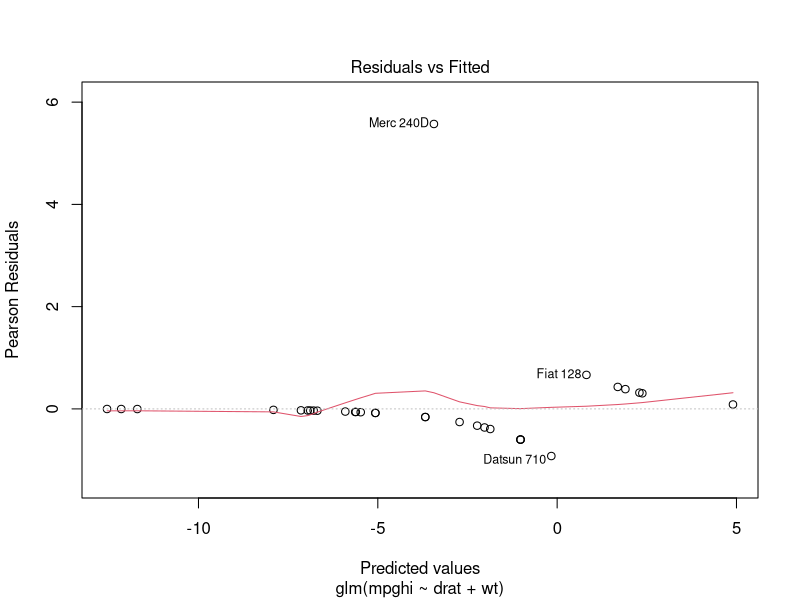
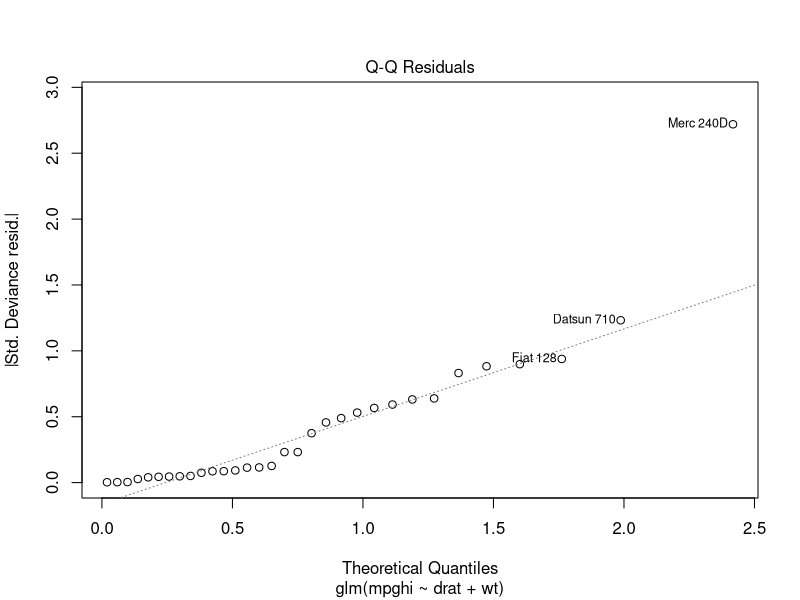
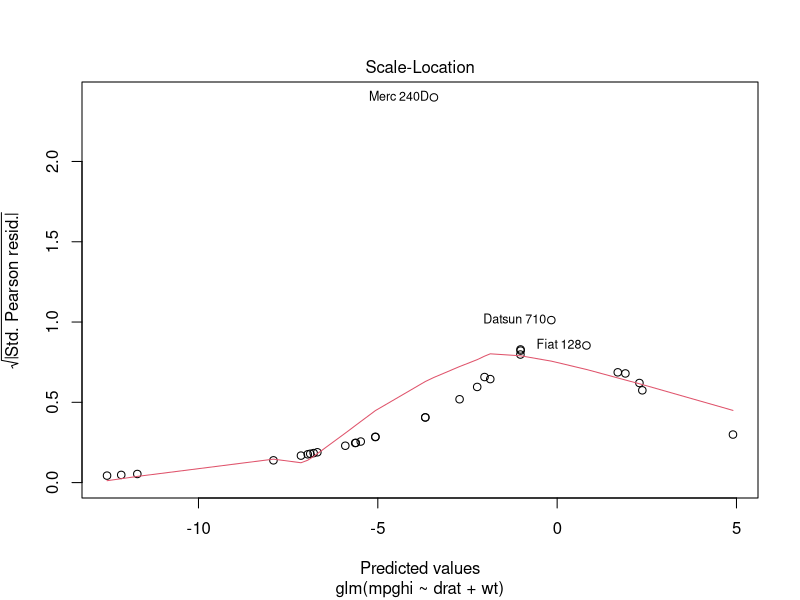
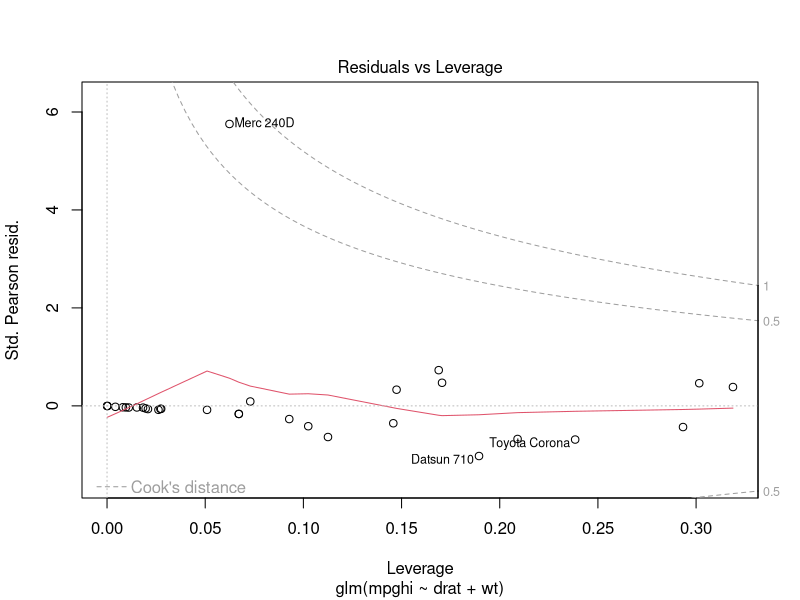
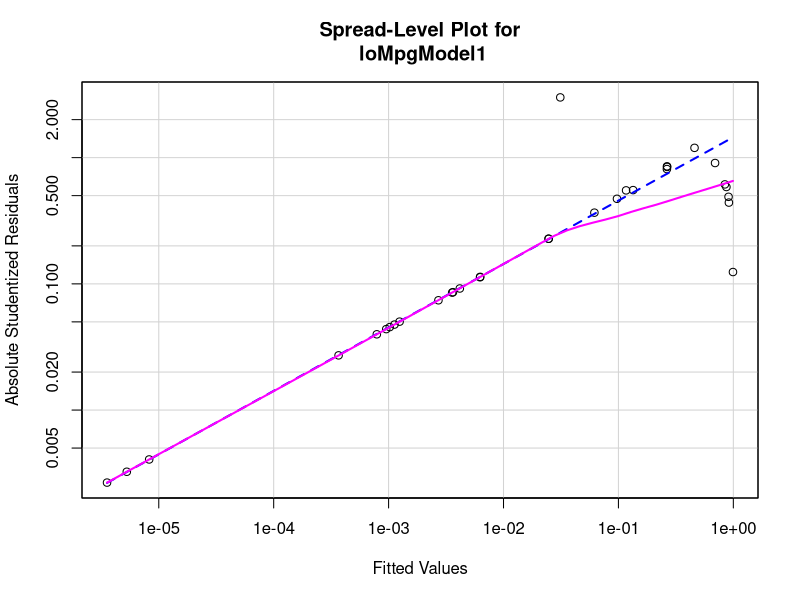
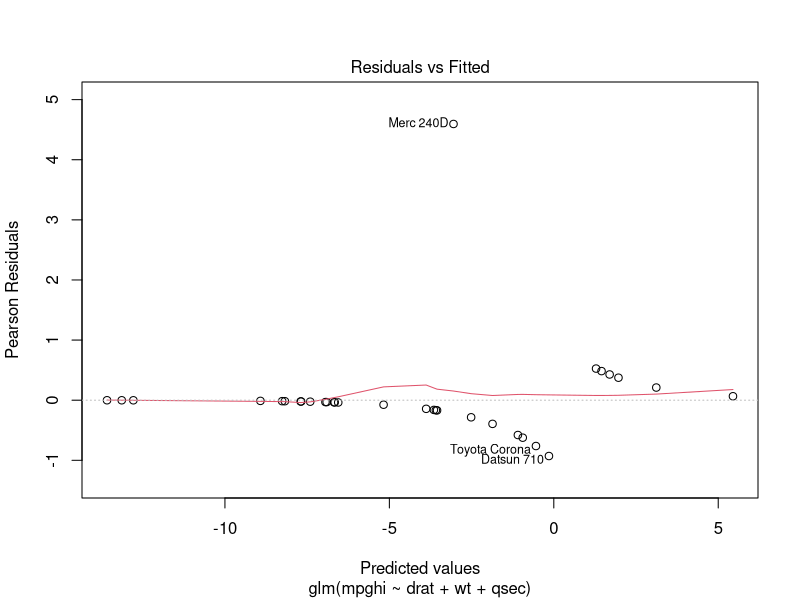
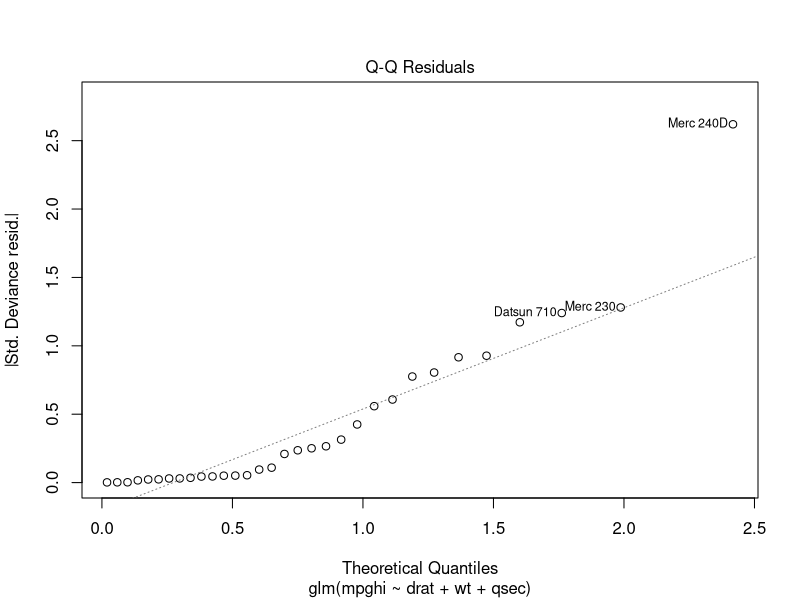
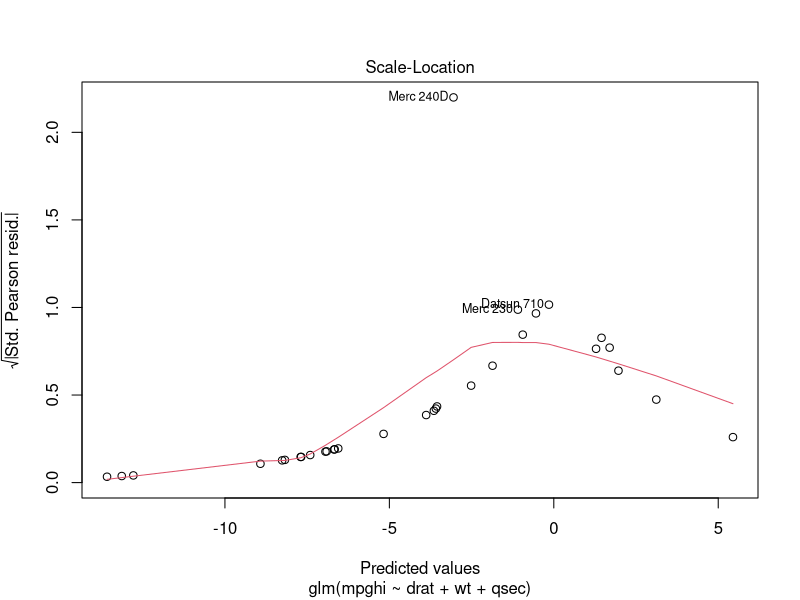

Recreate these plots in R, in order. (Note: this script raises an error after producing the figures.)
# Code to run & test logistic regression models ----
# code by: b.anderson@soton.ak.uk (@dataknut)


# R has a very useful built-in dataset called mtcars
# http://stat.ethz.ch/R-manual/R-devel/library/datasets/html/mtcars.html

# A data frame with 32 observations on 11 variables.
# [, 1] 	mpg 	Miles/(US) gallon
# [, 2] 	cyl 	Number of cylinders
# [, 3] 	disp 	Displacement (cu.in.)
# [, 4] 	hp 	Gross horsepower
# [, 5] 	drat 	Rear axle ratio
# [, 6] 	wt 	Weight (1000 lbs)
# [, 7] 	qsec 	1/4 mile time
# [, 8] 	vs 	V/S
# [, 9] 	am 	Transmission (0 = automatic, 1 = manual)
# [,10] 	gear 	Number of forward gears
# [,11] 	carb 	Number of carburetors 

rm(list = ls()) 
# Load required packages ----
x <- c("rms", # more regression tools
       "car" # regression tools
       )
       
# do this to install them first if needed
#install.packages(x)
print("Loading required packages")

# be careful - this will return a FALSE if a package doesn't load but the script will NOT stop!
lapply(x, require, character.only = T)

# Functions ----

# This creates a function called logisticPseudoR2s().  
# Usage: logisticPseudoR2s(myLogisticModel)  
# From: Field, A. P., Miles, J., and Field, Z. C. (2012). Discovering statistics using R: and sex and drugs and rock ’n’ roll. London: Sage


logisticPseudoR2s <- function(LogModel) {
  dev <- LogModel$deviance 
  nullDev <- LogModel$null.deviance 
  modelN <-  length(LogModel$fitted.values)
  R.hl <-  1 -  dev / nullDev
  R.cs <- 1- exp ( -(nullDev - dev) / modelN)
  R.n <- R.cs / ( 1 - ( exp (-(nullDev / modelN))))
  cat("Pseudo R^2 for logistic regression\n")
  cat("Hosmer and Lemeshow R^2  ", round(R.hl, 3), "\n")
  cat("Cox and Snell R^2        ", round(R.cs, 3), "\n")
  cat("Nagelkerke R^2           ", round(R.n, 3),    "\n")
}

# load mtcars ----
mtcars <- mtcars

summary(mtcars)

#create a binary variable (high mpg)
mtcars$mpghi <- 0
mtcars$mpghi[mtcars$mpg > 22.8] <- 1

table(mtcars$mpghi, mtcars$gear, useNA = "always")

# Run a simple logit ----
loMpgModel1 <- glm(formula = mpghi ~ drat + wt, 
                  family = binomial(logit), mtcars)

summary(loMpgModel1)

# use confint to report confidence intervals with bonferroni corrected level
bc_p <- 0.05/length(loMpgModel1$coefficients)
confint(loMpgModel1, level = 1 - bc_p)

# save results as log odds
# the cbind function simply 'glues' the columns together side by side
loMpgModel1ResultsLO <- cbind(LogOdds = coef(loMpgModel1), 
                             confint(loMpgModel1, level = 1 - bc_p))

# convert the log odds given by summary() to odds ratios (easier to understand)
# combine the results and save
loMpgModel1ResultsOR <- exp(cbind(OddsRatio = coef(loMpgModel1), 
                                 confint(loMpgModel1, level = 1 - bc_p)))


# Diagnostics:  ----
# Independence of errors
durbinWatsonTest(loMpgModel1)
# if p < 0.05 then a problem as implies autocorrelation

# Collinearity (vif)
vif(loMpgModel1)
# if any values > 10 -> problem

# Collinearity (tolerance)
1/vif(loMpgModel1)
# if any values < 0.2 -> possible problem
# if any values < 0.1 -> definitely a problem

# Diagnostic plots ----
plot(loMpgModel1)
# requires library(car)
spreadLevelPlot(loMpgModel1)

# Run a second slightly different model ----

loMpgModel2 <- glm(formula = mpghi ~ drat + wt + qsec, 
                   family = binomial(logit), mtcars)

# Diagnostics: ----
# Independence of errors
durbinWatsonTest(loMpgModel2)
# if p < 0.05 then a problem as implies autocorrelation

# Collinearity (vif)
vif(loMpgModel2)
# if any values > 10 -> problem

# Collinearity (tolerance)
1/vif(loMpgModel2)
# if any values < 0.2 -> possible problem
# if any values < 0.1 -> definitely a problem

# Diagnostic plots ----
plot(loMpgModel2)
# requires library(car)
spreadLevelPlot(loMpgModel2)

# Compare models ----
anova(loMpgModel1,loMpgModel2, test="Chisq")

# or use Chi sq to test difference in deviance
# use abs() in case model 1 has more variables than model 2
loMpgModelChi <- abs(loMpgModel2$deviance - loMpgModel1$deviance)
# calculate the degrees of freedom
loMpgModelChiDf <- abs(loMpgModel1$df.residual - loMpgModel1$df.residual)
# calculate chi sq for model
1 - pchisq(loMpgModelChi, loMpgModelChiDf)
# A value < 0.05 suggest a statistically significant model

# check pseudo r sq
logisticPseudoR2s(loMpgModel1)
logisticPseudoR2s(loMpgModel2)

# don't forget to compare their AIC
extractAIC(loMpgModel1)
extractAIC(loMpgModel2)

# Using the rms package ----
loMpgModel1b <- lrm(mpghi ~ drat + wt, mtcars)
loMpgModel2b <- lrm(mpghi ~ drat + wt + qsec, mtcars)

loMpgModel1b

loMpgModel2b